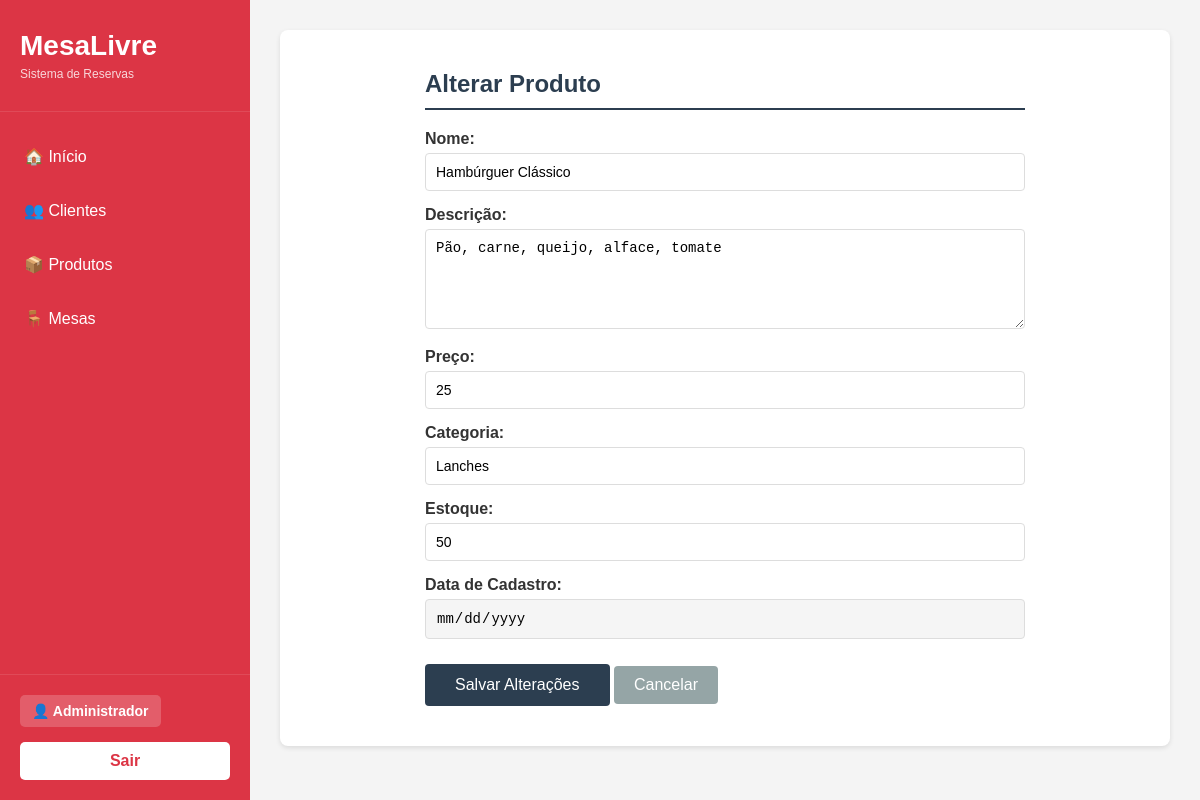
The app's page /MesaLivre/produto.php?fun=alterar&id=1 (signed in) with its own data.
### tables this page shows
CREATE TABLE produtos (
    id_produto INT AUTO_INCREMENT PRIMARY KEY,
    nome VARCHAR(45) NOT NULL,
    descricao TEXT,
    preco DOUBLE,
    categoria VARCHAR(45),
    estoque INT DEFAULT 0,
    data_cadastro DATETIME
);

### MesaLivre/modelo/produto/ProdutoDAO_class.php (called while the page is built, shortened)
<?php
include_once "ConnectionFactory_class.php";
include_once "Produto_class.php";
class ProdutoDAO {
    public function exibir($id) {
        try {
            $fabrica = new ConnectionFactory();
            $con = $fabrica->getConnection();
            $stmt = $con->prepare("SELECT * FROM produtos WHERE id_produto = :id");
            $stmt->bindValue(':id', $id);
            $stmt->execute();
            $dado = $stmt->fetchAll(PDO::FETCH_ASSOC);
            $p = new Produto();
            $p->setIdProduto($dado[0]["id_produto"]);
            $p->setNome($dado[0]["nome"]);
            $p->setDescricao($dado[0]["descricao"]);
            $p->setPreco($dado[0]["preco"]);
            $p->setCategoria($dado[0]["categoria"]);
            $p->setEstoque($dado[0]["estoque"]);
            $p->setDataCadastro($dado[0]["data_cadastro"]);
            return $p;
        } catch (PDOException $ex) {
            echo "Erro ao exibir produto: " . $ex->getMessage();
        }
    }
}
?>

### MesaLivre/modelo/produto/ConnectionFactory_class.php (called while the page is built, shortened)
<?php
	class ConnectionFactory{
		public $dbType = "mysql";
		public $host = "localhost";
		public $user = "root";
		public $senha = "";
		public $db = "mesalivre";
		public $persistente = false;
		public function getConnection(){
			try{
				$this->con = new PDO(
					$this->dbType.":host=".$this->host.";dbname=".$this->db,
					$this->user,
					$this->senha,
					array(PDO::ATTR_PERSISTENT => $this->persistente,
					PDO::ATTR_ERRMODE => PDO::ERRMODE_EXCEPTION)
				);
				return $this->con;
			}
			catch(PDOException $ex){
				echo "Erro: " . $ex->getMessage();
			}
		}
	}
?>

### MesaLivre/modelo/produto/Produto_class.php (called while the page is built, shortened)
<?php
class Produto{
    private $nome;
    private $descricao;
    private $preco;
    private $categoria;
    private $estoque;
    private $data_cadastro;
    public function getNome(){
        return $this->nome;
    }
    public function setNome($nome){
        $this->nome = $nome;
    }
    public function getDescricao(){
        return $this->descricao;
    }
    public function setDescricao($descricao){
        $this->descricao = $descricao;
    }
    public function getPreco(){
        return $this->preco;
    }
    public function setPreco($preco){
        $this->preco = $preco;
    }
    public function getCategoria(){
        return $this->categoria;
    }
    public function setCategoria($categoria){
        $this->categoria = $categoria;
    }
    public function getEstoque(){
        return $this->estoque;
    }
    public function setEstoque($estoque){
        $this->estoque = $estoque;
    }
    public function getDataCadastro(){
        return $this->data_cadastro;
    }
    public function setDataCadastro($data_cadastro){
        $this->data_cadastro = $data_cadastro;
    }
}
?>

### MesaLivre/visao/produto/formAlteraProduto.php (the view, shortened to what this page needs)
<div class="form-container">
    <h2>Alterar Produto</h2>
    <form action="produto.php?fun=alterar" method="POST">
        <div class="form-group">
            <label for="nome">Nome:</label>
            <input type="text" name="nome" id="nome" value="<?php echo $p->getNome(); ?>" required>
        </div>
        <div class="form-group">
            <label for="descricao">Descrição:</label>
            <textarea name="descricao" id="descricao" required><?php echo $p->getDescricao(); ?></textarea>
        </div>
        <div class="form-group">
            <label for="preco">Preço:</label>
            <input type="number" name="preco" id="preco" step="0.01" value="<?php echo $p->getPreco(); ?>" required>
        </div>
        <div class="form-group">
            <label for="categoria">Categoria:</label>
            <input type="text" name="categoria" id="categoria" value="<?php echo $p->getCategoria(); ?>" required>
        </div>
        <div class="form-group">
            <label for="estoque">Estoque:</label>
            <input type="number" name="estoque" id="estoque" value="<?php echo $p->getEstoque(); ?>" required>
        </div>
        <div class="form-group">
            <label for="data_cadastro">Data de Cadastro:</label>
            <input type="date" name="data_cadastro" id="data_cadastro" value="<?php echo $p->getDataCadastro(); ?>" required readonly style="background-color: #f5f5f5; cursor: not-allowed;">
        </div>
        <input type="submit" name="enviar" value="Salvar Alterações">
        <a href="produto.php?fun=listar" class="btn-back">Cancelar</a>
    </form>
</div>

### assets/css/exibir.css (style rules this page uses)
h2 { color: #2c3e50; margin-bottom: 20px; border-bottom: 2px solid #2c3e50; padding-bottom: 10px; }
.btn-back { background-color: #2c3e50; color: white; padding: 10px 20px; text-decoration: none; border-radius: 4px; display: inline-block; margin-top: 20px; }

### MesaLivre/visao/topo.php (style rules this page uses)
* { margin: 0; padding: 0; box-sizing: border-box; }
body { font-family: Arial, sans-serif; background-color: #f4f4f4; display: flex; min-height: 100vh; }

### MesaLivre/visao/produto/formAlteraProduto.php (style rules this page uses)
.form-container { max-width: 600px; margin: 0 auto; }
h2 { color: #2c3e50; margin-bottom: 20px; }
.form-group { margin-bottom: 15px; }
label { display: block; margin-bottom: 5px; color: #333; font-weight: bold; }
input[type="text"], input[type="number"], input[type="date"], textarea { width: 100%; padding: 10px; border: 1px solid #ddd; border-radius: 4px; font-size: 14px; }
textarea { min-height: 100px; resize: vertical; }
input[type="submit"] { background-color: #2c3e50; color: white; padding: 12px 30px; border: none; border-radius: 4px; cursor: pointer; font-size: 16px; margin-top: 10px; }
.btn-back { background-color: #95a5a6; color: white; padding: 10px 20px; text-decoration: none; border-radius: 4px; display: inline-block; margin-top: 10px; }

### records on screen
produtos: nome "Hambúrguer Clássico", descricao "Pão, carne, queijo, alface, tomate", preco "25", categoria "Lanches", estoque "50"

### other values on screen
$usuario->getNome() "Administrador"
